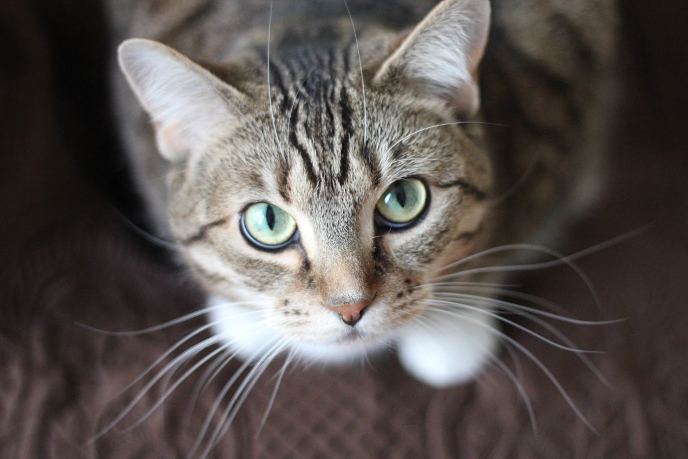
#> input picture cat.jpg, 1376 x 917 px, found by its file name (shown at 1/2 size)
$ jupyter execute filters_cat.ipynb   (shell and % lines are left out)   (older library calls are emulated)
#> lines starting #> are read from the running program, lines starting #| are printed output that depends on the picture
# Filters

[cell 1]
#required library
import numpy as np
import cv2
from matplotlib import pyplot as plt
from PIL import Image

[cell 2]
from google.colab import drive
ROOT = "/content/GDrive"
drive.mount(ROOT)

[cell 3]
cat_path = "/content/GDrive/MyDrive/myclonecolab/cat.jpg"

## Linear filter

### Blur filter (box)

#### Color image

[cell 4]
image = cv2.imread(cat_path) #read image
#> image is the input picture: shape (917, 1376, 3); mean B, G, R 79.2, 82.2, 88.9
image = cv2.cvtColor(image, cv2.COLOR_BGR2HSV) #convert to HSV
#> image: shape (917, 1376, 3); mean H, S, V 39.8, 48.9, 90.4

[cell 5]
#Blur filter
kernel = np.ones((5,5),np.float32)/25
blur = cv2.filter2D(image,-1,kernel) #cv2.blur()
#> blur: shape (917, 1376, 3); mean H, S, V 39.8, 48.9, 90.4

[cell 6]
#Visualization
plt.figure(figsize=(22,12))

plt.subplot(121)
plt.imshow(cv2.cvtColor(image,cv2.COLOR_HSV2RGB))
plt.title('Original')

plt.subplot(122)
plt.imshow(cv2.cvtColor(blur, cv2.COLOR_HSV2RGB))
plt.title('Blur filter')
plt.show()
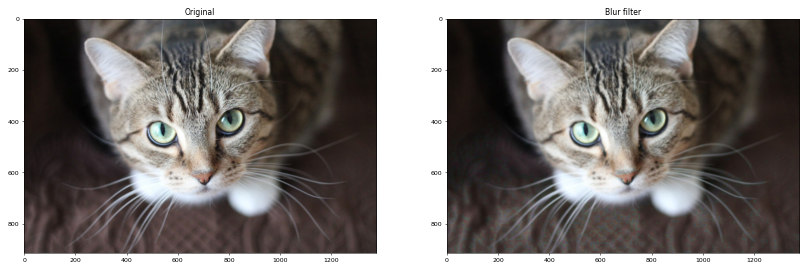
#> figure drawn by matplotlib, 2 panels

#### Graysclae image

[cell 7]
image2 = cv2.cvtColor(image, cv2.COLOR_HSV2BGR)
image2 = cv2.cvtColor(image2, cv2.COLOR_BGR2GRAY) #convert to graysclae image
#> image2: shape (917, 1376)

[cell 8]
#Box filter
kernel = np.ones((15,15),np.float32)/225 #np.ones((5,5),np.float32)/25
blur = cv2.filter2D(image2,-1,kernel)
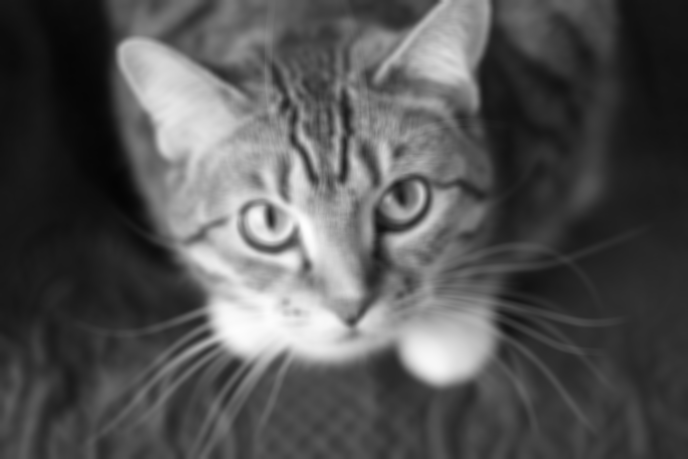
#> blur: shape (917, 1376) (shown at 1/2 size); min 4, max 254, mean 83.5

[cell 9]
#Visualization
plt.figure(figsize=(22,12))

plt.subplot(121)
plt.imshow(image2, cmap='gray')
plt.title('Original')

plt.subplot(122)
plt.imshow(blur, cmap='gray')
plt.title('Blur filter')
plt.show()

### Gauss filter

[cell 10]
blur_gauss = cv2.GaussianBlur(image2,(9,9),21) #21

[cell 11]
#Visualization
plt.figure(figsize=(22,12))

plt.subplot(121)
plt.imshow(image2, cmap='gray')
plt.title('Original')

plt.subplot(122)
plt.imshow(blur_gauss, cmap='gray')
plt.title('Gauss filter')
plt.show()

### Laplace filter

[cell 12]
edge_laplace = cv2.Laplacian(image2, 0, (5,5)) #24
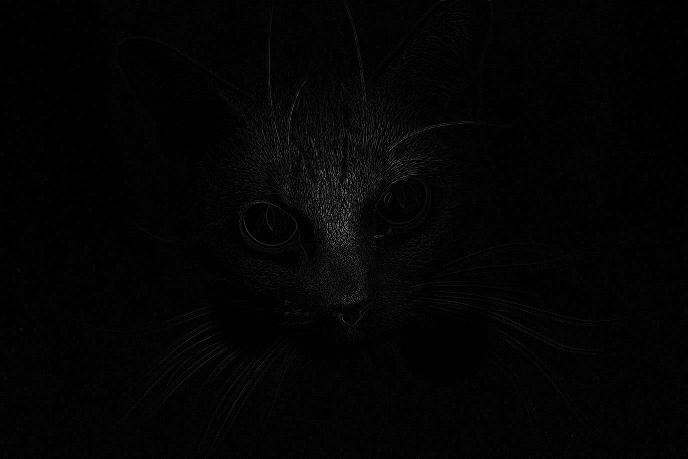
#> edge_laplace: shape (917, 1376) (shown at 1/2 size); min 0, max 255, mean 3.6

[cell 13]
#Visualization
plt.figure(figsize=(22,12))

plt.subplot(121)
plt.imshow(image2, cmap='gray')
plt.title('Original')

plt.subplot(122)
plt.imshow(edge_laplace, cmap='gray')
plt.title('Laplace filter')
plt.show()
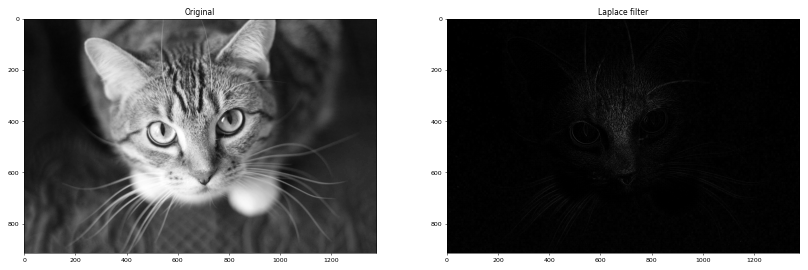
#> figure drawn by matplotlib, 2 panels

### Sobel

[cell 14]
img = cv2.imread(cat_path,0)
#> img: shape (917, 1376); min 0, max 255, mean 83.9

#https://opencv-python-tutroals.readthedocs.io/en/latest/py_tutorials/py_imgproc/py_gradients/py_gradients.html
# Output dtype = cv2.CV_8U
sobelx8u = cv2.Sobel(img,cv2.CV_8U,1,0,ksize=5)
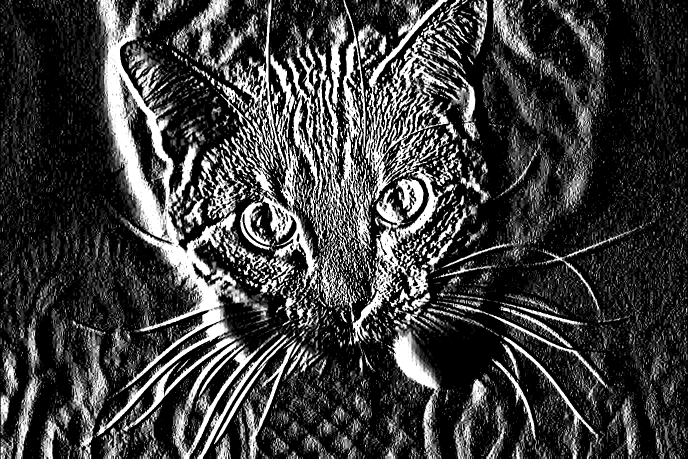
#> sobelx8u: shape (917, 1376) (shown at 1/2 size); min 0, max 255, mean 61.7

laplacian = cv2.Laplacian(img,cv2.CV_64F)
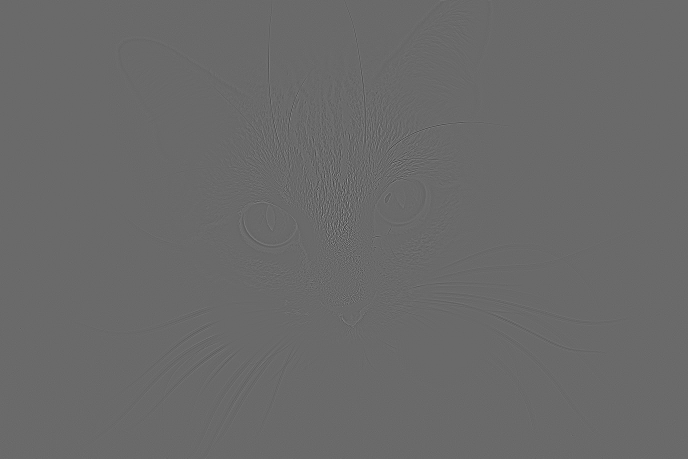
#> laplacian: shape (917, 1376) float64 (shown at 1/2 size); min -301, max 422, mean 0; drawn with min black and max white
sobelx = cv2.Sobel(img,cv2.CV_64F,1,0,ksize=5)
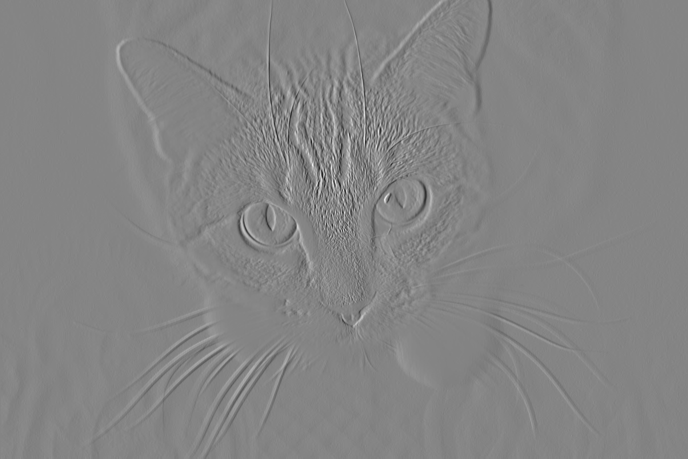
#> sobelx: shape (917, 1376) float64 (shown at 1/2 size); min -8570, max 7893, mean 0.4; drawn with min black and max white
sobely = cv2.Sobel(img,cv2.CV_64F,0,1,ksize=5)
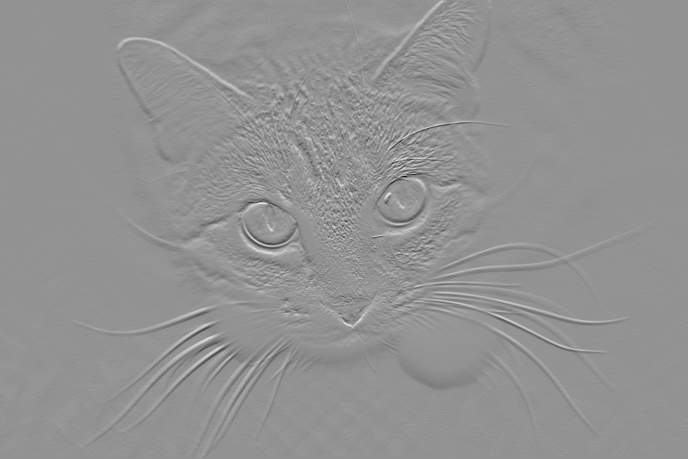
#> sobely: shape (917, 1376) float64 (shown at 1/2 size); min -7481, max 5514, mean -0.7; drawn with min black and max white

[cell 15]
plt.figure(figsize=(22,22))

plt.subplot(2,2,1),plt.imshow(img,cmap = 'gray')
plt.title('Original'), plt.xticks([]), plt.yticks([])
plt.subplot(2,2,2),plt.imshow(laplacian,cmap = 'gray')
plt.title('Laplacian'), plt.xticks([]), plt.yticks([])
plt.subplot(2,2,3),plt.imshow(sobelx,cmap = 'gray')
plt.title('Sobel X'), plt.xticks([]), plt.yticks([])
plt.subplot(2,2,4),plt.imshow(sobely,cmap = 'gray')
plt.title('Sobel Y'), plt.xticks([]), plt.yticks([])

plt.show()

## Non-linear filter

### Median filter

[cell 16]
img = cv2.imread(cat_path,0)

[cell 17]
blur_median = cv2.medianBlur(img, 9)

[cell 18]
plt.figure(figsize=(22,6))

plt.subplot(121)
plt.imshow(img, cmap='gray')
plt.title('Original')

plt.subplot(122)
plt.imshow(blur_median, cmap='gray')
plt.title('Median filter')
plt.show()

$ run again, with Dog_Breeds.jpg copied over cat.jpg
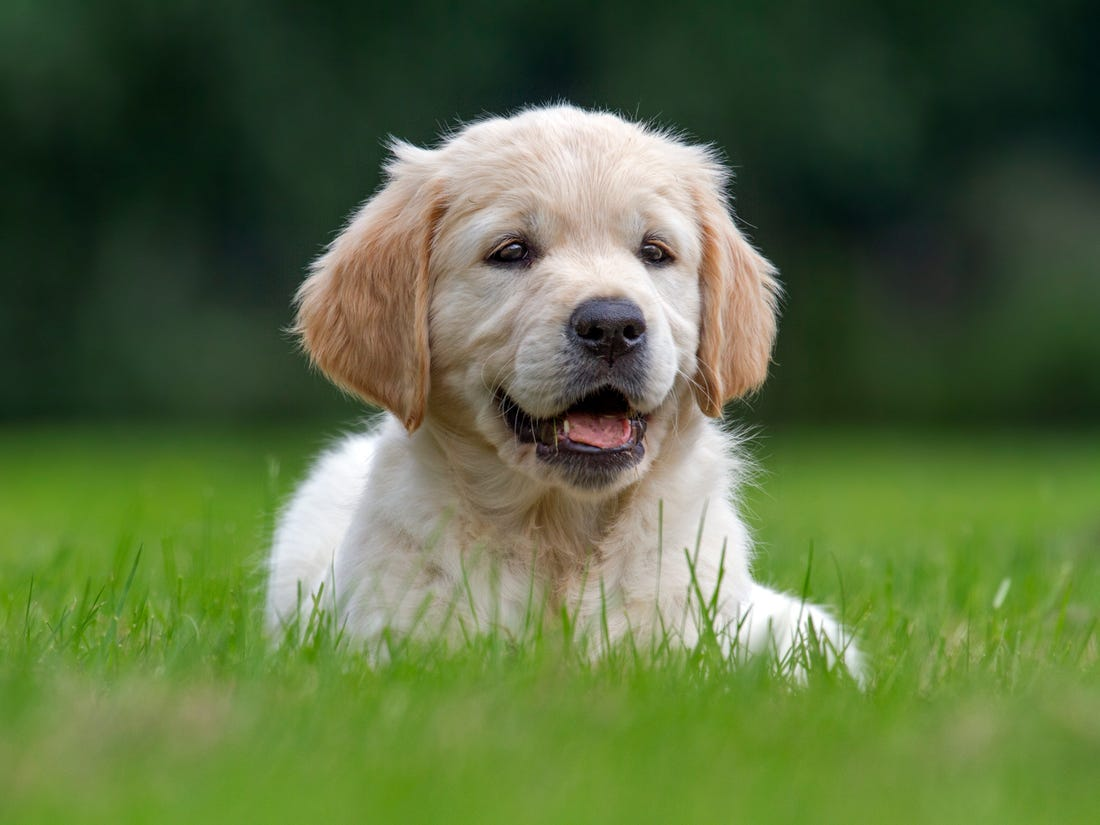
#> input picture Dog_Breeds.jpg, 1100 x 825 px, found by its file name
#> image is the input picture: shape (825, 1100, 3); mean B, G, R 64.9, 108, 89.4
#> image: shape (825, 1100, 3); mean H, S, V 49.5, 120.7, 111.3
#> `sobelx8u = cv2.Sobel(img,cv2.CV_8U,1,0,ksize=5)`:
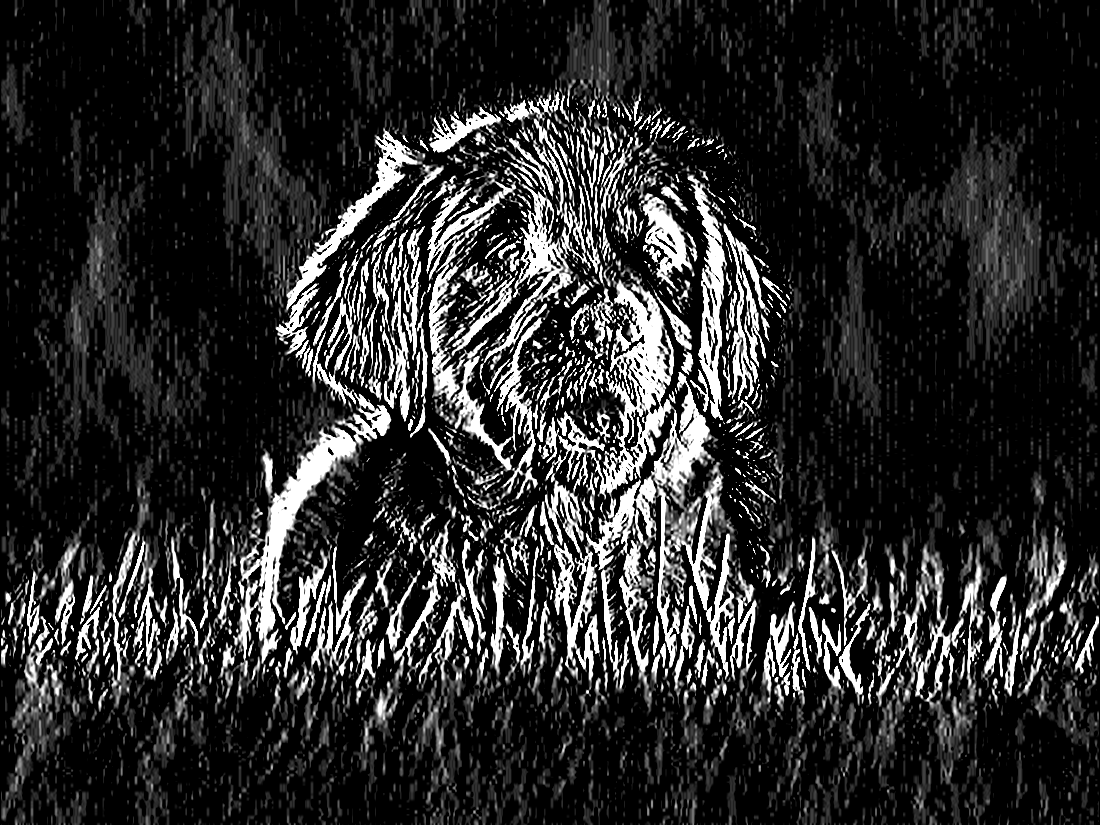
#> sobelx8u: shape (825, 1100); min 0, max 255, mean 43.4
#> `sobelx = cv2.Sobel(img,cv2.CV_64F,1,0,ksize=5)`:
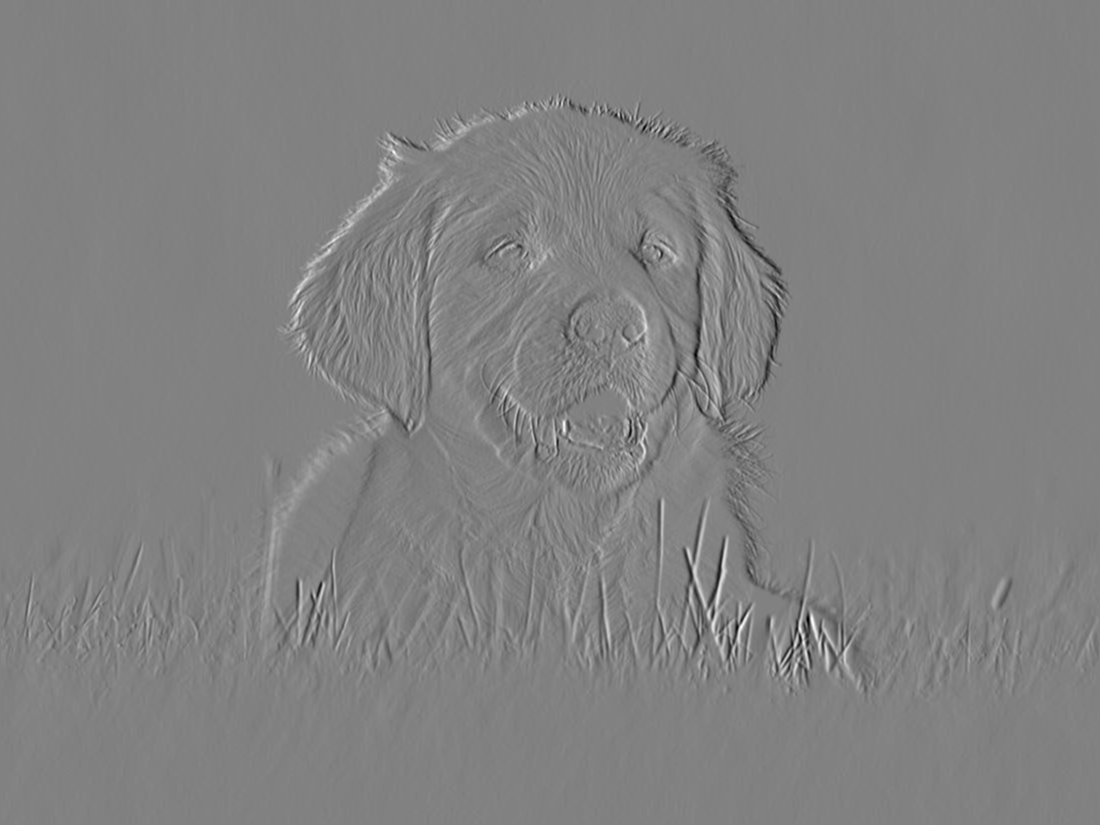
#> sobelx: shape (825, 1100) float64; min -5608, max 5427, mean 0.4; drawn with min black and max white
